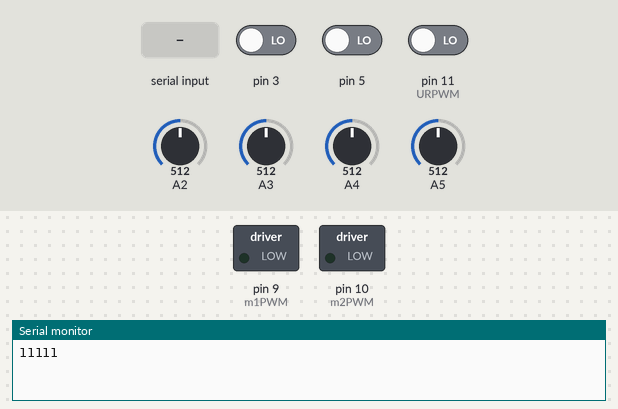
The sketch below on a simulated Arduino Uno, built with avr-gcc and run on an emulated ATmega328P. Shown: switched loads named in the sketch (green lamp = pin HIGH), the last lines printed to the serial monitor. The test bench sets the inputs (shaded band); at power-on: A2 = 512, A3 = 512, pin 3 LOW, pin 5 LOW, pin 11 (URPWM) LOW, A4 = 512, A5 = 512.

Above: at 1.2 s.
1.3 s: "90,45\n" received over Serial
At 2.66 s:
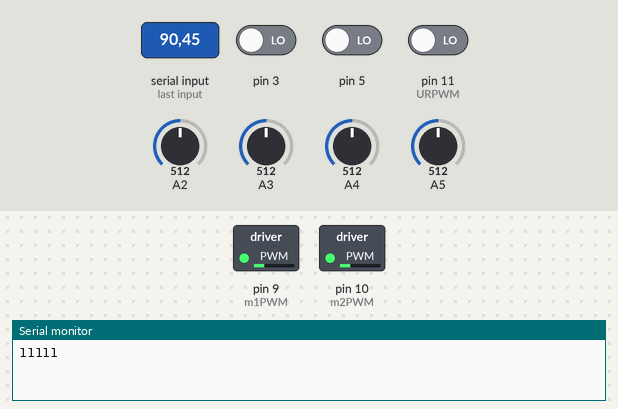
4.3 s: A2 set to 610
7.3 s: A3 set to 571
8.8 s: A3 set to 597
At 9.96 s:
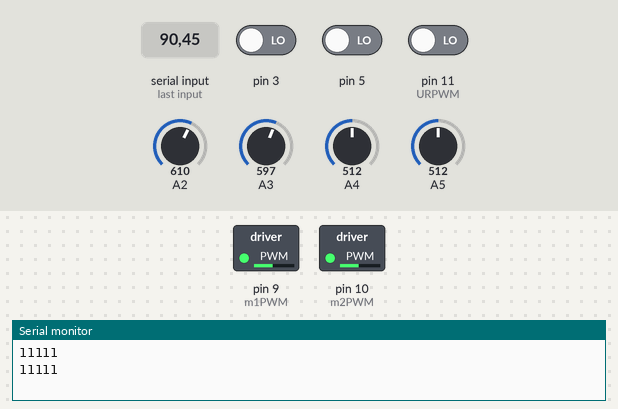
11.8 s: "1\n" received over Serial
At 12.6 s:
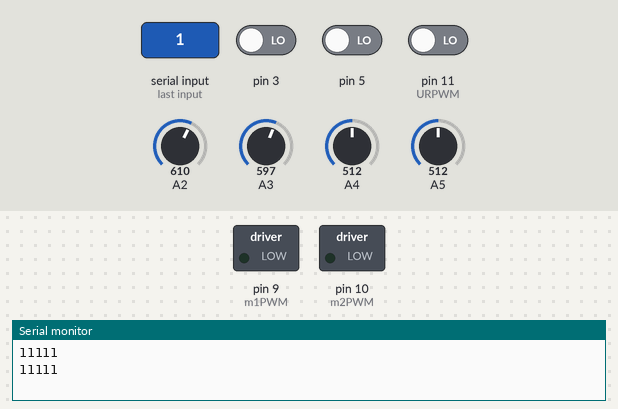
13.6 s: "30,150\n" received over Serial
At 17.44 s:
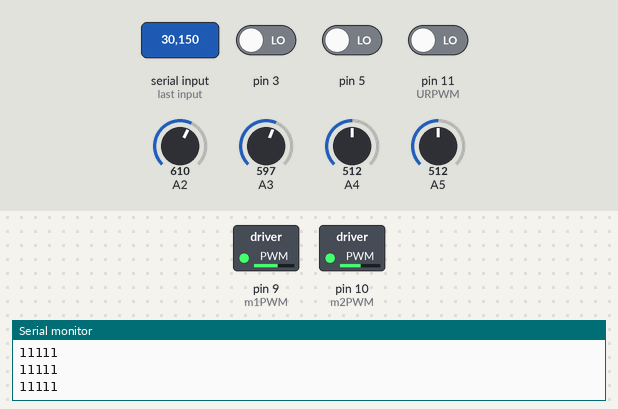
Timing chart, 0 to 17.6 s (numbered marks = the images above; inputs shaded):
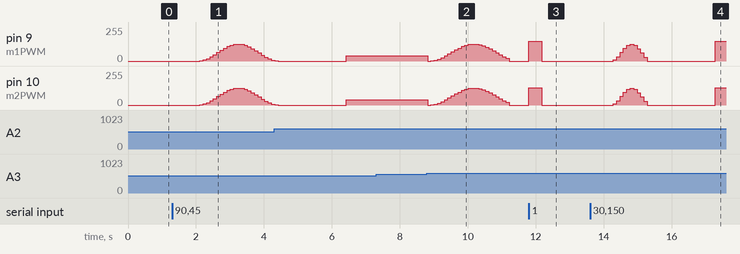

Measured:
- the behaviour switches between 588 and 589 on A3 (found by bisection; images 1 and 2)
- after the input at 1.3 s, pin 9 (m1PWM), pin 10 (m2PWM): rises from 0/255 to 127/255 in 1.1 s, then falls to 7/255 in 1.0 s
- after the input at 7.3 s, every drawn part: stays the same
- after the input at 8.8 s, pin 9 (m1PWM), pin 10 (m2PWM): 40/255 → 0/255 at once, → 1/255 0.10 s later, → 7/255 0.10 s later, → 15/255 0.10 s later, … (25 changes in this stretch)
- after the input at 11.8 s, pin 9 (m1PWM): 0/255 → 149/255 at once, → 0/255 0.38 s later; pin 10 (m2PWM): 0/255 → 130/255 at once, → 0/255 0.38 s later
- after the input at 13.6 s, pin 9 (m1PWM): 0/255 → 8/255 after 0.68 s, → 32/255 0.10 s later, → 64/255 0.10 s later, → 96/255 0.10 s later, … (12 changes in this stretch); pin 10 (m2PWM): 0/255 → 8/255 after 0.68 s, → 32/255 0.10 s later, → 64/255 0.10 s later, → 96/255 0.10 s later, … (12 changes in this stretch)

The sketch:

Xiao_qiang_v3.ino
```cpp
/*
  Left motor = M2, Right motor = M1
  Connections             Arduino Pin
  M2Encoder B output ---> pin 3
  M1Encoder B output ---> pin 5

  Robot Communications Protocol v3.0
    Whenever a command finishes execution, sensor data is relayed back at the end of each movement command

  At hardware project lab arena, speed = 600, interval = 100, 1 grid movement = 350
  m2_P = 1.1, m2_I = 0.0001, m2_D = 0.001;
  m1_P = 1.11, m1_I = 0.0001, m1_D = 0.001;

  Need to add move 2,3 grids and rotate right 180
  need to finalize FSM and command list
*/

#include <PID_v1.h>
#define samples 21
#define pi 3.14159265359
#define left_rotation_interval 1100
#define left_rotation_pi_const 0.86
#define right_rotation_interval 1100
#define right_rotation_pi_const 0.84
#define left_180_rotation_interval 2400
#define left_180_rotation_pi_const 0.42
#define right_180_rotation_interval 2400
#define right_180_rotation_pi_const 0.377
#define rotation_sampling_interval 100

// initialization
int m1INA = 2;      // Motor1 Dir A
int m1INB = 4;        // Motor1 Dir B
int m1PWM = 9;       // M1PWM
int m2INA = 7;      // Motor2 Dir A
int m2INB = 8;        // Motor2 Dir B
int m2PWM = 10;       // M2PWM
int URPWM = 11; // PWM Output 0-25000US,Every 50US represent 1cm
int URCOMP= 13; // PWM trigger pin
unsigned long prev_ms = 0, sensor_cooldown_duration = 1000;
unsigned long interval = 100 ; // time unit = ms
unsigned long _1_grid_movement_duration = 380;
unsigned long _2_grid_movement_duration = 900;
unsigned long _3_grid_movement_duration = 1400;
int m1PrevState, m1State, m2PrevState, m2State, command=0, sonarDist=0;
double m2DC = 0.0, m1DC = 0.0, m1SpeedAdjustment, m2SpeedAdjustment, m1Count=0.0, m2Count=0.0, targetSpeed = 0.0; // note: adjust target speed at the case statements
double m2_P = 1.1, m2_I = 0.0001, m2_D = 0.001;
double m1_P = 1.2, m1_I = 0.0001, m1_D = 0.001;
String commandBuffer = "";
boolean sendSensorReading=true;
int leftSideSensor[samples], leftDiagSensor[samples], rightSideSensor[samples], rightDiagSensor[samples];
int leftSideSensorMedian=0, leftDiagSensorMedian=0, rightDiagSensorMedian=0, rightSideSensorMedian=0;
int obstaclePositions[5];
double right_rotation_dc[right_rotation_interval/rotation_sampling_interval] ;
double left_rotation_dc[left_rotation_interval/rotation_sampling_interval] ;
double left_180_rotation_dc[left_180_rotation_interval/rotation_sampling_interval] ;
double right_180_rotation_dc[right_180_rotation_interval/rotation_sampling_interval] ;

//Specify the links and initial tuning parameters
PID leftPID(&m2Count, &m2SpeedAdjustment, &targetSpeed, m2_P, m2_I , m2_D, DIRECT);
PID rightPID(&m1Count, &m1SpeedAdjustment, &targetSpeed, m1_P, m1_I, m1_D, DIRECT);


void setup() {
  // setting String buffer size
  commandBuffer.reserve(200);

  // Setting initial states of FSMs
  m2PrevState = digitalRead(3);
  m1PrevState = digitalRead(5);

  //tell the PID to range between -2 and 2
  leftPID.SetOutputLimits(-800,800);
  rightPID.SetOutputLimits(-800,800);

  //turn the PID on
  leftPID.SetMode(AUTOMATIC);
  rightPID.SetMode(AUTOMATIC);

  Serial.begin(115200); // set the baud rate

  // Establishing Communications
  while(!Serial);

  // Compute right rotation dc
  for(int i=0,t=0; i<(right_rotation_interval/rotation_sampling_interval); i++,t+=rotation_sampling_interval){
    right_rotation_dc[i] = abs(0.5*sin(right_rotation_pi_const*pi*t*0.001)*sin(right_rotation_pi_const*pi*t*0.001));
    //Serial.println(right_rotation_dc[i]);
  }
  // Compute left rotation dc
  for(int i=0,t=0; i<(left_rotation_interval/rotation_sampling_interval); i++,t+=rotation_sampling_interval){
    left_rotation_dc[i] = abs(0.5*sin(left_rotation_pi_const*pi*t*0.001)*sin(left_rotation_pi_const*pi*t*0.001));
    //Serial.println(left_rotation_dc[i]);
  }
  // Compute left 180 rotation dc
  for(int i=0,t=0; i<(left_180_rotation_interval/rotation_sampling_interval); i++,t+=rotation_sampling_interval){
    left_180_rotation_dc[i] = abs(0.5*sin(left_180_rotation_pi_const*pi*t*0.001)*sin(left_180_rotation_pi_const*pi*t*0.001));
    //Serial.println(left_180_rotation_dc[i]);
  }
  // Compute right 180 rotation dc
  for(int i=0,t=0; i<(right_180_rotation_interval/rotation_sampling_interval); i++,t+=rotation_sampling_interval){
    right_180_rotation_dc[i] = abs(0.5*sin(right_180_rotation_pi_const*pi*t*0.001)*sin(right_180_rotation_pi_const*pi*t*0.001));
    //Serial.println(right_180_rotation_dc[i]);
  }
}

void loop() {
  switch(command){
    case 0:  // idle state, send readings once and check if there is next command
      // check if need to send sensor reading
      if(sendSensorReading){
        obstacleIdentification();
        sendSensorReading = false;

        // if obstacle position is x1x1x, reposition robot
        if(obstaclePositions[1]==1 && obstaclePositions[3]==1)
          repositionRobotFront();

      }
      // check for next command
      if(commandBuffer.length() > 1){
        command = commandBuffer.charAt(0)-48;
        commandBuffer = commandBuffer.substring(1);
      }
      else if(commandBuffer.length() == 1){
        command = commandBuffer.charAt(0)-48;
        commandBuffer = "";
      }
      else command = 0;
    break;

    case 1: // move 1 grid
      // Setting wheels to move robot forward
      digitalWrite(m1INB, HIGH);
      digitalWrite(m2INB, HIGH);
      digitalWrite(m1INA, LOW);
      digitalWrite(m2INA, LOW);

      targetSpeed = 600;
      for(unsigned long movement_start_time = millis(); (millis() - movement_start_time)<_1_grid_movement_duration;)
        moveForward();

      analogWrite(m1PWM, 0*255);
      analogWrite(m2PWM, 0*255);
      command = 0;
      sendSensorReading = true;
    break;

    case 2: // rotate left 90
      rotateLeft90();
      command = 0;
      sendSensorReading = true;
    break;

    case 3: // rotate right 90
      rotateRight90();
      command = 0;
      sendSensorReading = true;
    break;

    case 4: // left 180
      rotateLeft180();
      command = 0;
      sendSensorReading = true;
    break;

    case 5: // right 180
      rotateRight180();
      command = 0;
    break;

    case 6: //  move 2 grid
      // Setting wheels to move robot forward
      digitalWrite(m1INB, HIGH);
      digitalWrite(m2INB, HIGH);
      digitalWrite(m1INA, LOW);
      digitalWrite(m2INA, LOW);
      targetSpeed = 500;
      for(unsigned long movement_start_time = millis(); (millis() - movement_start_time)<_2_grid_movement_duration;)
        moveForward();

      analogWrite(m1PWM, 0*255);
      analogWrite(m2PWM, 0*255);
      sendSensorReading = true;
      command = 0;
    break;

    case 7: // move 3 grid
      // Setting wheels to move robot forward
      digitalWrite(m1INB, HIGH);
      digitalWrite(m2INB, HIGH);
      digitalWrite(m1INA, LOW);
      digitalWrite(m2INA, LOW);
      targetSpeed = 500;
      for(unsigned long movement_start_time = millis(); (millis() - movement_start_time)<_3_grid_movement_duration;)
        moveForward();
      analogWrite(m1PWM, 0*255);
      analogWrite(m2PWM, 0*255);
      sendSensorReading = true;
      command = 0;
    break;
    default: command = 0; // go to idle state by default
  }
}

void serialEvent(){
  // get data from serial buffer
  while(Serial.available()){
    char inChar = (char)Serial.read();
    commandBuffer += inChar;
  }
  // remove whitespaces
  commandBuffer.trim();
}

void obstacleIdentification(){
  for(long startTime=millis();(millis()-startTime)<sensor_cooldown_duration;){
    computeMedian();
    sonarReading();
  }
  // check left side distance
  if(leftSideSensorMedian>=21 && leftSideSensorMedian<=26)
    obstaclePositions[0] = 3;
  else if(leftSideSensorMedian>=12 && leftSideSensorMedian<=20)
    obstaclePositions[0] = 2;
  else if(leftSideSensorMedian<12 && leftSideSensorMedian>0)
    obstaclePositions[0] = 1;
  else
    obstaclePositions[0] = 0;

  // check left diag distance
  if(leftDiagSensorMedian>=18 && leftDiagSensorMedian<=30)
    obstaclePositions[1] = 3;
  else if(leftDiagSensorMedian>=13 && leftDiagSensorMedian<=17)
    obstaclePositions[1] = 2;
  else if(leftDiagSensorMedian<12 && leftDiagSensorMedian>0)
    obstaclePositions[1] = 1;
  else
    obstaclePositions[1] = 0;

  // check right diag distance
  if(rightDiagSensorMedian>=19 && rightDiagSensorMedian<=30)
    obstaclePositions[3] = 3;
  else if(rightDiagSensorMedian>=13 && rightDiagSensorMedian<=18)
    obstaclePositions[3] = 2;
  else if(rightDiagSensorMedian<12 && rightDiagSensorMedian>0)
    obstaclePositions[3] = 1;
  else
    obstaclePositions[3] = 0;

  // check ultrasonic distance
  if(sonarDist>=23 && sonarDist<=30)
    obstaclePositions[2] = 3;
  else if(sonarDist>=12 && sonarDist<=16)
    obstaclePositions[2] = 2;
  else if(sonarDist<=11)
    obstaclePositions[2] = 1;
  else
    obstaclePositions[2] = 0;

  // check right side distance
  if(rightSideSensorMedian>=22 && rightSideSensorMedian<=30)
    obstaclePositions[4] = 3;
  else if(rightSideSensorMedian>=13 && rightSideSensorMedian<=21)
    obstaclePositions[4] = 2;
  else if(rightSideSensorMedian<12 && rightSideSensorMedian>0)
    obstaclePositions[4] = 1;
  else
    obstaclePositions[4] = 0;
  Serial.print(obstaclePositions[0]);
  Serial.print(obstaclePositions[1]);
  Serial.print(obstaclePositions[2]);
  Serial.print(obstaclePositions[3]);
  Serial.println(obstaclePositions[4]);
}

int leftSideSensorReading(){
 return ((5000/(analogRead(4)-10))-3);
}

int leftDiagSensorReading(){
 return ((5200/(analogRead(2)-10))-3);
}

int rightDiagSensorReading(){
 return ((5210/(analogRead(3)-10))-3);
}

int rightSideSensorReading(){
 return ((5000/(analogRead(5)-10))-3);
}

void computeMedian(){
  static int sideIndex=0;
  static int diagIndex=0;
  // get reading
  leftSideSensor[sideIndex] = leftSideSensorReading();
  leftDiagSensor[diagIndex] = leftDiagSensorReading();
  rightSideSensor[sideIndex] = rightSideSensorReading();
  rightDiagSensor[diagIndex] = rightDiagSensorReading();
  // sort data
  insertionSort();

  leftSideSensorMedian = leftSideSensor[samples/2];
  leftDiagSensorMedian = leftDiagSensor[samples/2];
  rightSideSensorMedian = rightSideSensor[samples/2];
  rightDiagSensorMedian = rightDiagSensor[samples/2];

  sideIndex = (sideIndex+1)%samples;
  diagIndex = (diagIndex+1)%samples;
}

void insertionSort(){
  for(int i=0; i<samples; i++){
    for(int j=i; j>0;j--){
      if(leftSideSensor[j]<leftSideSensor[j-1]){
        int temp = leftSideSensor[j];
        leftSideSensor[j] = leftSideSensor[j-1];
        leftSideSensor[j-1] = temp;
      }
      if(leftDiagSensor[j]<leftDiagSensor[j-1]){
        int temp = leftDiagSensor[j];
        leftDiagSensor[j] = leftDiagSensor[j-1];
        leftDiagSensor[j-1] = temp;
      }
      if(rightSideSensor[j]<rightSideSensor[j-1]){
        int temp = rightSideSensor[j];
        rightSideSensor[j] = rightSideSensor[j-1];
        rightSideSensor[j-1] = temp;
      }
      if(rightDiagSensor[j]<rightDiagSensor[j-1]){
        int temp = rightDiagSensor[j];
        rightDiagSensor[j] = rightDiagSensor[j-1];
        rightDiagSensor[j-1] = temp;
      }
    }
  }
}

void sonarReading(){
  unsigned long pulseDuration = (pulseIn(URPWM, LOW, 12000));
  if(pulseDuration<=50000 && pulseDuration>0)
    sonarDist = pulseDuration/50; // 1cm for every 50us
}

void moveForward(){
  // Setting wheels to move
  analogWrite(m1PWM, m1DC*255);
  analogWrite(m2PWM, m2DC*255);

  unsigned long current_ms = millis();
  // Compute FSM to track rate of rising edges
  computeFSM();

  if((current_ms - prev_ms) > interval){

    leftPID.Compute();
    rightPID.Compute();
    m2DC = (m2Count+m2SpeedAdjustment)/1290;
    m1DC = (m1Count+m1SpeedAdjustment)/1230;

    m2Count = 0;
    m1Count = 0;
    prev_ms = current_ms;
  }
}

void computeFSM(){
  m2State = digitalRead(3);
  m1State = digitalRead(5);

  if(m2PrevState<m2State){ m2Count++;}
  m2PrevState = m2State;

  if(m1PrevState<m1State){ m1Count++;}
  m1PrevState = m1State;
}

void rotateLeft90(){
  /// setting wheel direction to rotate robot left
  digitalWrite(m1INB, HIGH);
  digitalWrite(m2INB, LOW);
  digitalWrite(m1INA, LOW);
  digitalWrite(m2INA, HIGH);

  for(int i=0; i<(left_rotation_interval/rotation_sampling_interval); i++){
    analogWrite(m2PWM,left_rotation_dc[i]*255);
    analogWrite(m1PWM,left_rotation_dc[i]*255);
    delay(rotation_sampling_interval);
  }
  analogWrite(m2PWM, 0*255);
  analogWrite(m1PWM, 0*255);
}

void rotateLeft180(){
  /// setting wheel direction to rotate robot left
  digitalWrite(m1INB, HIGH);
  digitalWrite(m2INB, LOW);
  digitalWrite(m1INA, LOW);
  digitalWrite(m2INA, HIGH);

  for(int i=0; i<(left_180_rotation_interval/rotation_sampling_interval); i++){
    analogWrite(m2PWM,left_180_rotation_dc[i]*255);
    analogWrite(m1PWM,left_180_rotation_dc[i]*255);
    delay(rotation_sampling_interval);
  }
  analogWrite(m2PWM, 0*255);
  analogWrite(m1PWM, 0*255);
}

void rotateRight180(){
  /// setting wheel direction to rotate robot left
  digitalWrite(m1INB, LOW);
  digitalWrite(m2INB, HIGH);
  digitalWrite(m1INA, HIGH);
  digitalWrite(m2INA, LOW);

  for(int i=0; i<(right_180_rotation_interval/rotation_sampling_interval); i++){
    analogWrite(m2PWM,right_180_rotation_dc[i]*255);
    analogWrite(m1PWM,right_180_rotation_dc[i]*255);
    delay(rotation_sampling_interval);
  }
  analogWrite(m2PWM, 0*255);
  analogWrite(m1PWM, 0*255);
}

void rotateRight90(){
  // setting wheel direction to rotate robot right
  digitalWrite(m1INB, LOW);
  digitalWrite(m2INB, HIGH);
  digitalWrite(m1INA, HIGH);
  digitalWrite(m2INA, LOW);

  for(int i=0; i<(right_rotation_interval/rotation_sampling_interval); i++){
    analogWrite(m2PWM,right_rotation_dc[i]*255);
    analogWrite(m1PWM,right_rotation_dc[i]*255);
    delay(rotation_sampling_interval);
  }
  analogWrite(m2PWM, 0*255);
  analogWrite(m1PWM, 0*255);
}

void repositionRobotFront(){
  // compute median sensor readings to know if robot is facing straight
  for(long start_time = millis(); (millis()-start_time)<sensor_cooldown_duration;)
    computeMedian();
  if(leftDiagSensorMedian>rightDiagSensorMedian){
    // set wheels to rotate right
    digitalWrite(m1INB, LOW);
    digitalWrite(m2INB, HIGH);
    digitalWrite(m1INA, HIGH);
    digitalWrite(m2INA, LOW);

    // start rotating
    analogWrite(m2PWM, 0.15*255);
    analogWrite(m1PWM, 0.15*255);

    while(leftDiagSensorMedian>rightDiagSensorMedian)
      computeMedian();
  } else if(leftDiagSensorMedian<rightDiagSensorMedian){
    // set wheels to rotate left
    digitalWrite(m1INB, HIGH);
    digitalWrite(m2INB, LOW);
    digitalWrite(m1INA, LOW);
    digitalWrite(m2INA, HIGH);
    // start rotating
    analogWrite(m2PWM, 0.16*255);
    analogWrite(m1PWM, 0.16*255);

    while(leftDiagSensorMedian<rightDiagSensorMedian)
      computeMedian();
  }
  analogWrite(m2PWM, 0);
  analogWrite(m1PWM, 0);
}
```
